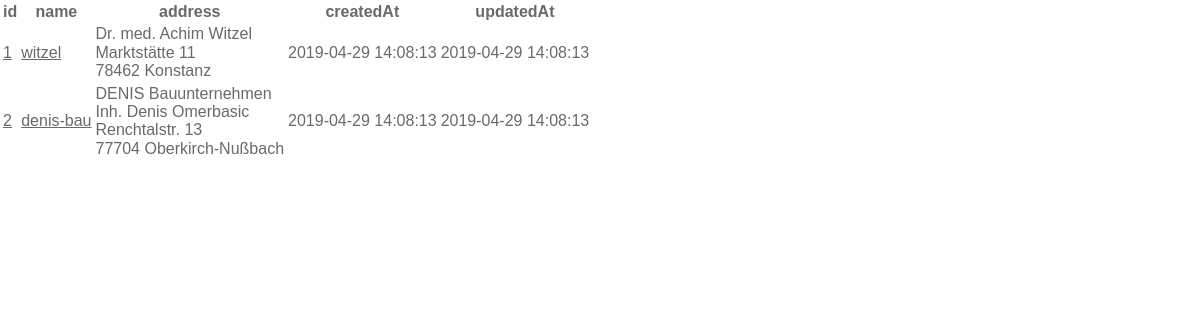
The app's page /, older data.
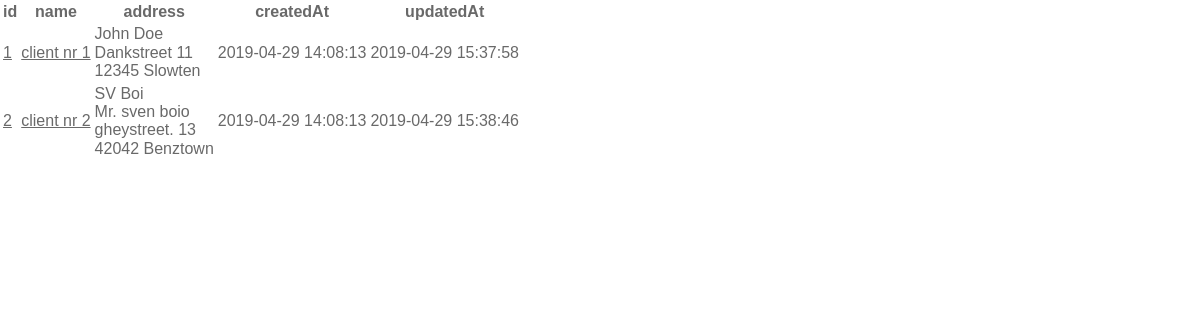
The same page, newer data.
### tables this page shows
CREATE TABLE `clients` (
  `id` int(10) UNSIGNED NOT NULL,
  `name` varchar(255) NOT NULL,
  `address` text NOT NULL,
  `createdAt` timestamp NOT NULL DEFAULT CURRENT_TIMESTAMP,
  `updatedAt` timestamp NOT NULL DEFAULT CURRENT_TIMESTAMP ON UPDATE CURRENT_TIMESTAMP
);

### index.php (the view, shortened to what this page needs)
<?php include_once('top.php'); ?>
<!DOCTYPE html>
<html lang="de" dir="ltr">
  <head>
    <link rel="stylesheet" href="public/css/style.min.css">
  </head>
  <body>
    <?php
    $sql = "SELECT * FROM clients";
    $result = $con->query($sql);
    if ($result->rowCount() > 0) {
      ?>
        <table>
          <thead>
            <tr>
              <th>id</th>
              <th>name</th>
              <th>address</th>
              <th>createdAt</th>
              <th>updatedAt</th>
            </tr>
          </thead>
          <tbody>
      <?php
      while ($row = $result->fetch(PDO::FETCH_ASSOC)) {
        $id = $row['id'];
        $name = $row['name'];
        $address = $row['address'];
        $createdAt = $row['createdAt'];
        $updatedAt = $row['updatedAt'];
        ?>
          <tr>
            <td><a href="client.php?id=<?=$id?>"><?=$id?></a></td>
            <td><a href="client.php?id=<?=$id?>"><?=$name?></a></td>
            <td><?=$address?></td>
            <td><?=$createdAt?></td>
            <td><?=$updatedAt?></td>
          </tr>
        <?php
      }
      ?>
          </tbody>
        </table>
      <?php
    } else {
      echo 'no entrys found';
    }
    ?>
  </body>
</html>

Row changes from the older to the newer data that the page shows:
changed clients id 1: name "witzel" → "client nr 1"; address "Dr. med. Achim Witzel Marktstätte 11 78462 Konstanz" → "John Doe Dankstreet 11 12345 Slowten"; updatedAt "2019-04-29 14:08:13" → "2019-04-29 15:37:58"
changed clients id 2: name "denis-bau" → "client nr 2"; address "DENIS Bauunternehmen Inh. Denis Omerbasic Renchtalstr. 13 77704 Oberkirch-Nußbach" → "SV Boi Mr. sven boio gheystreet. 13 42042 Benztown"; updatedAt "2019-04-29 14:08:13" → "2019-04-29 15:38:46"
